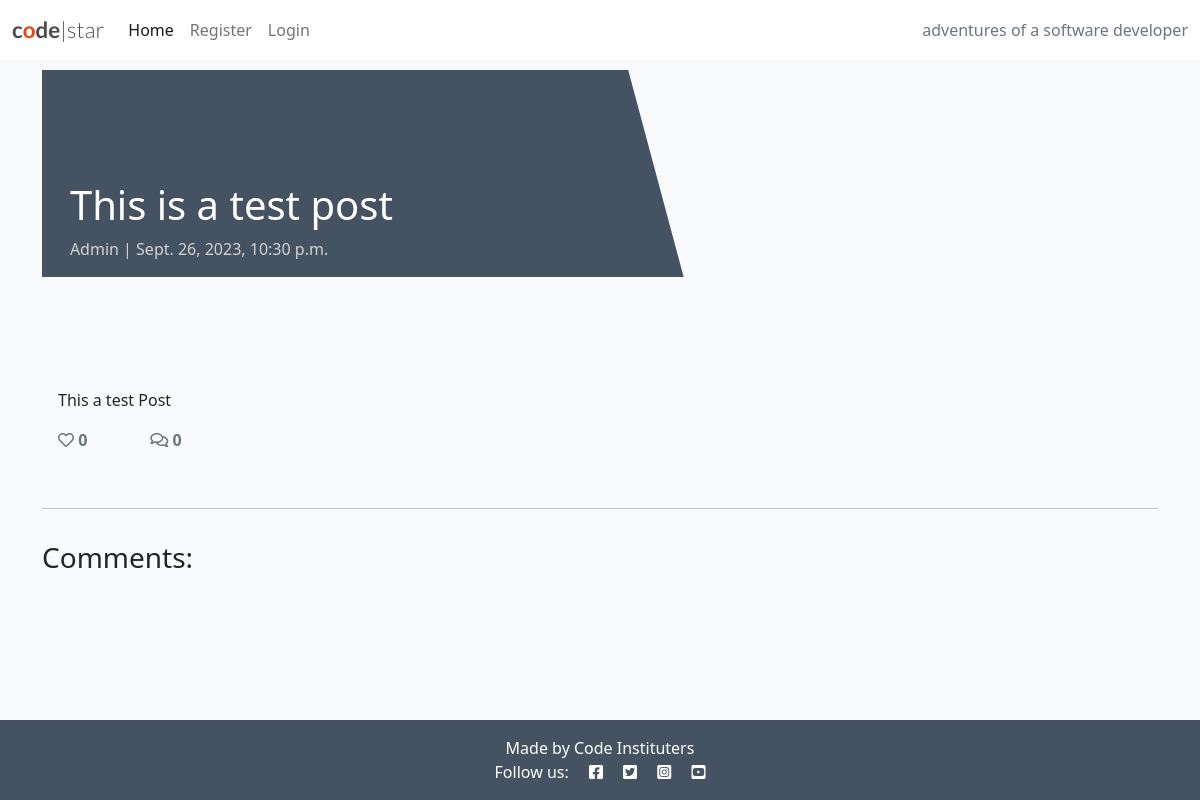
Before: /this-is-a-test-post/ with the older database file.
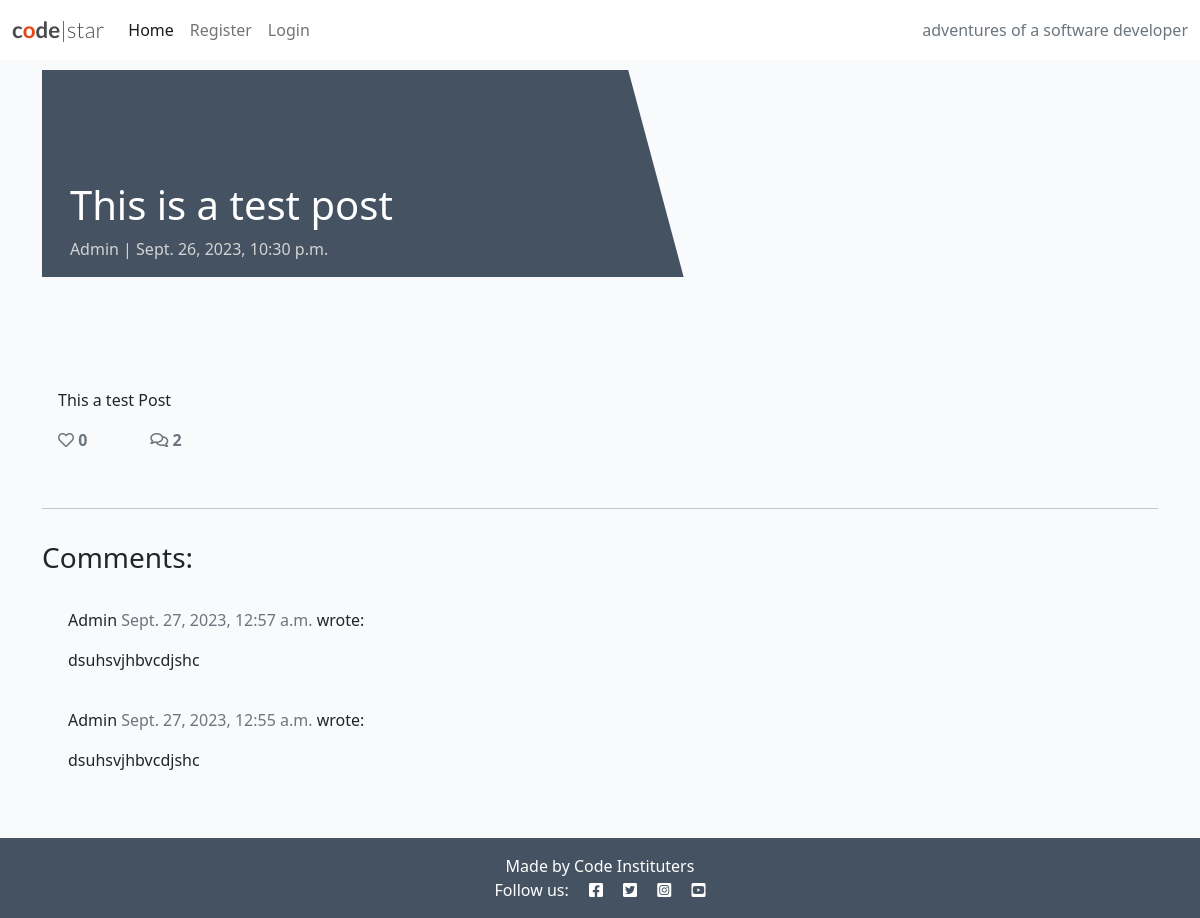
After: the same page with the newer database file.
### blog/models.py (models this page shows, shortened)
class Post(models.Model):
    title = models.CharField(max_length=200, unique=True)
    slug = models.SlugField(max_length=200, unique=True)
    author = models.ForeignKey(
        User, on_delete=models.CASCADE, related_name="blog_posts"
    )
    featured_image = CloudinaryField('image', default='placeholder')
    excerpt = models.TextField(blank=True)
    updated_on = models.DateTimeField(auto_now=True)
    content = models.TextField()
    created_on = models.DateTimeField(auto_now_add=True)
    status = models.IntegerField(choices=STATUS, default=0)
    likes = models.ManyToManyField(
        User, related_name='blogpost_like', blank=True)
    class Meta:
        ordering = ["-created_on"]
    def number_of_likes(self):
        return self.likes.count()

class Comment(models.Model):
    post = models.ForeignKey(Post, on_delete=models.CASCADE,
                             related_name="comments")
    name = models.CharField(max_length=80)
    email = models.EmailField()
    body = models.TextField()
    created_on = models.DateTimeField(auto_now_add=True)
    approved = models.BooleanField(default=False)
    class Meta:
        ordering = ["created_on"]

### blog/views.py (the view, shortened to what this page needs)
# urls.py: path('<slug:slug>/', views.PostDetail.as_view(), name='post_detail'),
class PostDetail(View):
    def get(self, request, slug, *args, **kwargs):
        queryset = Post.objects.filter(status=1)
        post = get_object_or_404(queryset, slug=slug)
        comments = post.comments.filter(approved=True).order_by("-created_on")
        liked = False
        if post.likes.filter(id=self.request.user.id).exists():
            liked = True
        return render(
            request,
            "post_detail.html",
            {
                "post": post,
                "comments": comments,
                "commented": False,
                "liked": liked,
                "comment_form": CommentForm()
            },
        )

### templates/post_detail.html (shortened to what this page needs)
{% extends 'base.html' %} {% block content %}
{% load crispy_forms_tags %}
<div class="masthead">
    <div class="container">
        <div class="row g-0">
            <div class="col-md-6 masthead-text">
                <h1 class="post-title">{{ post.title }}</h1>
                <p class="post-subtitle">{{ post.author }} | {{ post.created_on }}</p>
            </div>
            <div class="d-none d-md-block col-md-6 masthead-image">
            </div>
        </div>
    </div>
</div>
<div class="container">
    <div class="row">
        <div class="col card mb-4  mt-3 left  top">
            <div class="card-body">
                <p class="card-text ">
                    {{ post.content | safe }}
                </p>
                <div class="row">
                    <div class="col-1">
                        <strong>
                            {% if user.is_authenticated %}
                            <form class="d-inline" action="{% url 'post_like' post.slug %}" method="POST">
                                {% csrf_token %}
                                {% if liked %}
                                <button type="submit" name="blogpost_id" value="{{post.slug}}" class="btn-like"><i class="fas fa-heart"></i></button>
                                {% else %}
                                <button type="submit" name="blogpost_id" value="{{post.slug}}" class="btn-like"><i class="far fa-heart"></i></button>
                                {% endif %}
                            </form>
                            {% else %}
                            <span class="text-secondary"><i class="far fa-heart"></i></span>
                            {% endif %}
                        <span class="text-secondary">{{ post.number_of_likes }} </span>
                        </strong>
                    </div>
                    <div class="col-1">
                        {% with comments.count as total_comments %}
                        <strong class="text-secondary"><i class="far fa-comments"></i>
                            {{ total_comments }}</strong>
                        {% endwith %}
                    </div>
                </div>
            </div>
        </div>
    </div>
    <div class="row">
        <div class="col">
            <hr>
        </div>
    </div>
    <div class="row">
        <div class="col-md-8 card mb-4  mt-3 ">
            <h3>Comments:</h3>
            <div class="card-body">
                {% for comment in comments %}
                <div class="comments" style="padding: 10px;">
                    <p class="font-weight-bold">
                        {{ comment.name }}
                        <span class=" text-muted font-weight-normal">
                            {{ comment.created_on }}
                        </span> wrote:
                    </p>
                    {{ comment.body | linebreaks }}
                </div>
                {% endfor %}
            </div>
        </div>
        <div class="col-md-4 card mb-4  mt-3 ">
            <div class="card-body">
            </div>
        </div>
    </div>
</div>
{% endblock content %}

### templates/base.html (shortened to what this page needs)
{% load static %}
<!DOCTYPE html>
<html class="h-100">
<head>
    <link rel="stylesheet" href="https://cdnjs.cloudflare.com/ajax/libs/font-awesome/5.15.3/css/all.min.css">
    <link href="https://cdn.jsdelivr.net/npm/bootstrap@5.0.1/dist/css/bootstrap.min.css" rel="stylesheet"
>
    <link rel="stylesheet" href="{% static 'css/style.css' %}">
</head>
<body class="d-flex flex-column h-100 main-bg">
    <nav class="navbar navbar-expand-lg navbar-light bg-white">
        <div class="container-fluid">
            <a class="navbar-brand" href="{% url 'home' %}"><span class="brand">c<span class="red-o">o</span>de<span
                        class="thin">|star</span></span></span></a>
            <div class="collapse navbar-collapse" id="navbarText">
                <ul class="navbar-nav me-auto mb-2 mb-lg-0">
                    <li class="nav-item">
                        <a class="nav-link active" aria-current="page" href="{% url 'home' %}">Home</a>
                    </li>
                    {% if user.is_authenticated %}
                    <li class="nav-item">
                        <a class="nav-link" href="{% url 'account_logout' %}">Logout</a>
                    </li>
                    {% else %}
                    <li class="nav-item">
                        <a class="nav-link" href="{% url 'account_signup' %}">Register</a>
                    </li>
                    <li class="nav-item">
                        <a class="nav-link" href="{% url 'account_login' %}">Login</a>
                    </li>
                    {% endif %}
                </ul>
                <span class="navbar-text text-muted">
                    adventures of a software developer
                </span>
            </div>
        </div>
    </nav>
    <main class="flex-shrink-0 main-bg">
        {% block content %}{% endblock content %}
    </main>
    <footer class="footer mt-auto py-3 dark-bg">
        <p class="m-0 text-center text-white">Made by Code Instituters</p>
        <p class="m-0 text-center text-white">Follow us: <i class="fab fa-facebook-square ms-3"></i>
            <i class="fab fa-twitter-square ms-3"></i>
            <i class="fab fa-instagram-square ms-3"></i>
            <i class="fab fa-youtube-square ms-3"></i></p>
    </footer>
</body>
</html>

### static/css/style.css (style rules this page uses)
body { background-color: #F9FAFC; }
.brand { font-family: Lato, sans-serif; font-size: 1.4rem; font-weight: 700; color: #4A4A4F; }
.red-o { color: #E84610; }
.thin { font-weight: 300; }
.dark-bg { background-color: #445261; }
.main-bg { background-color: #F9FAFC; }
.card { border: none; background-color: transparent; }
.masthead { margin-top: 10px; overflow: hidden; position: relative; display: inline-block; height: 33vh; width: 100%; }
.masthead-text { background-color: #445261; color: white; position: relative; }
.masthead-image { position: relative; overflow: hidden; }
.masthead-image:after { content: ""; position: absolute; top: 0; right: 90%; height: 100%; width: 150%; background: #445261; -webkit-transform: skew(15deg); -moz-transform: skew(15deg); transform: skew(15deg); z-index: 100; }
.post-title { margin-top: 20%; margin-left: 5%; }
.post-subtitle { margin-left: 5%; color: lightgray; }

Changed rows visible on the page:
now on this page (row edited): Comment: name "Admin", created_on "Sept. 27, 2023, 12:57 a.m.", body "dsuhsvjhbvcdjshc"
now on this page (row edited): Comment: name "Admin", created_on "Sept. 27, 2023, 12:55 a.m.", body "dsuhsvjhbvcdjshc"
Other visible differences:
{{ total_comments }}: "0" → "2"
